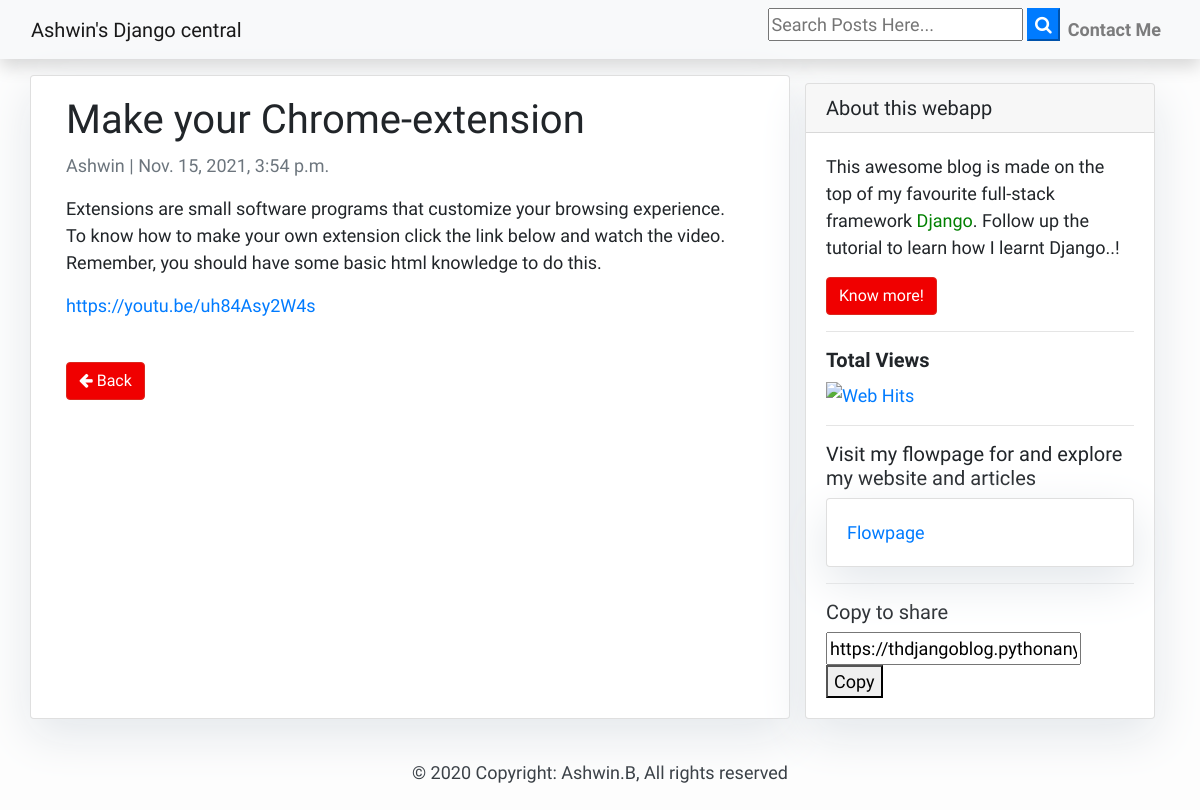
The app's page /post/2/ with its own data.
### blogapp/models.py (models this page shows)
class Post(models.Model):
    author = models.ForeignKey(User, on_delete= models.CASCADE)
    title = models.CharField(max_length=200)
    text = models.TextField()
    created_date = models.DateTimeField(auto_now_add=True)
    published_date = models.DateTimeField(auto_now=True,null=True)
    class Meta:
        ordering = ['-published_date',]

### blogapp/views.py (the view)
# urls.py: path('post/<int:pk>/', views.post_detail, name='post_detail'),
def post_detail(request, pk):
    post = get_object_or_404(Post, pk=pk)
    return render(request, 'post_detail.html', {'post': post})

### blogapp/templatetags/url_target_blank.py (called while the page is built)
def url_target_blank(text):
    return text.replace('<a ', '<a target="_blank" ')

### blogapp/templates/post_detail.html
{% extends 'base.html' %} {% block content %}
{% load url_target_blank %}
<div class="container">
  <div class="row">
    <div class="col-md-8 card mb-4  mt-3 left  top">
      <div class="card-body">
        <h1>{% block title %} {{ post.title }} {% endblock title %}</h1>
        <p class=" text-muted">{{ post.author }} | {{ post.published_date }}</p>
        <p class="card-text ">{{ post.text|linebreaks | safe|urlize|url_target_blank }}</p>
        <br>
        <a href="/" class="btn btn-danger"><i class="fa fa-arrow-left" aria-hidden="true"></i>&nbsp;Back</a>
      </div>
    </div>
    {% block sidebar %} {% include 'sidebar.html' %} {% endblock sidebar %}
  </div>
</div>
{% endblock content %}

### blogapp/templates/base.html (style rules this page uses)
body { font-family: 'Mukta', sans-serif; font-size: 18px; background-color: #fdfdfd; }
.btn-danger { color: #fff; background-color: #f00000; border-color: #dc281e; }
.card { box-shadow: 0 16px 48px #E3E7EB; }

### records on screen
Post: title "Make your Chrome-extension", author "Ashwin", published_date "Nov. 15, 2021, 3:54 p.m.", text|url_target_blank "Extensions are small software programs that customize your browsing experience. To know how to make your own extension click the link below and watch the video. Remember, you should have some basic html knowledge to do this. https://youtu.be/uh84Asy2W4s"
